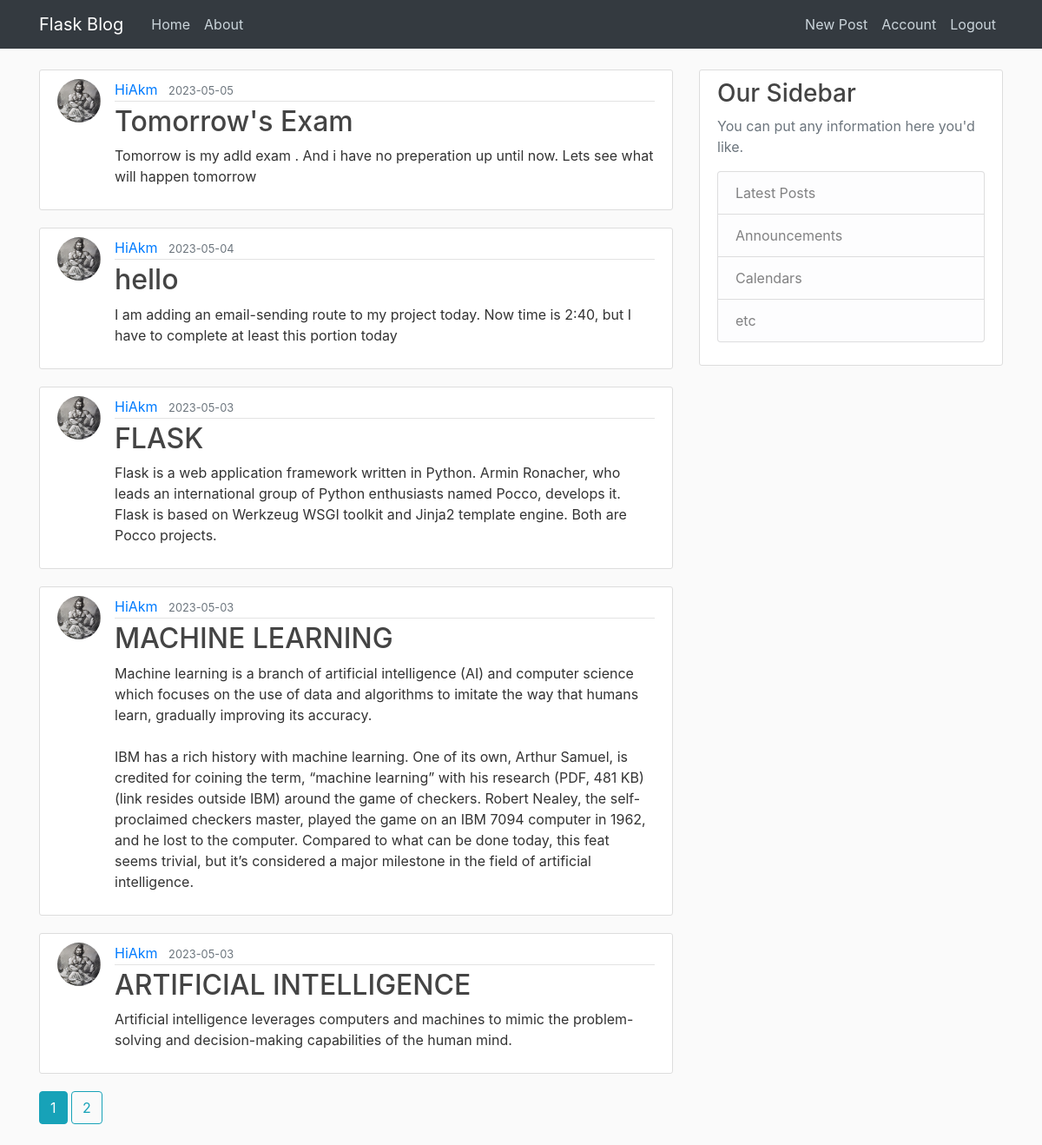
Screenshot of /home (signed in) with the database file from the repository.
### flaskblog/models.py (models this page shows, shortened)
class Post(db.Model):
    id = db.Column(db.Integer, primary_key=True)
    title = db.Column(db.String(100), nullable=False)
    date_posted = db.Column(db.DateTime, nullable=False, default=datetime.utcnow)
    content = db.Column(db.Text, nullable=False)
    user_id = db.Column(db.Integer, db.ForeignKey('user.id'), nullable=False)

class User(db.Model, UserMixin):
    id = db.Column(db.Integer, primary_key=True)
    username = db.Column(db.String(20), unique=True, nullable=False)
    email = db.Column(db.String(120), unique=True, nullable=False)
    image_file = db.Column(db.String(20), nullable=False, default='default.jpg')
    password = db.Column(db.String(60), nullable=False)
    posts = db.relationship('Post', backref='author', lazy=True)

### flaskblog/main/routes.py (the view)
@main.route("/")
@main.route("/home")
def home():
    page = request.args.get('page', 1, type=int)
    posts = Post.query.order_by(Post.date_posted.desc()).paginate(page=page, per_page=5)
    return render_template('home.html', posts=posts)

### flaskblog/models.py (called while the page is built)
@login_manager.user_loader
def load_user(user_id):
    return User.query.get(int(user_id))

### flaskblog/templates/home.html
{% extends "layout.html" %}
{% block content %}
    {% for post in posts.items %}
        <article class="media content-section">
          <img class="rounded-circle article-img" src="{{ url_for('static', filename='profile_pics/' + post.author.image_file) }}">
          <div class="media-body">
            <div class="article-metadata">
              <a class="mr-2" href="{{url_for('users.user_posts',username=post.author.username)}}">{{ post.author.username }}</a>
              <small class="text-muted">{{ post.date_posted.strftime('%Y-%m-%d') }}</small>
            </div>
            <h2><a class="article-title" href="{{ url_for('posts.post', post_id=post.id) }}">{{ post.title }}</a></h2>
            <p class="article-content">{{ post.content }}</p>
          </div>
        </article>
        {% endfor %}
        {% for page_num in posts.iter_pages(left_edge=1, right_edge=1, left_current=1, right_current=2) %}
          {% if page_num %}
            {% if posts.page == page_num %}
              <a class="btn btn-info mb-4" href="{{ url_for('main.home', page=page_num) }}">{{ page_num }}</a>
            {% else %}
              <a class="btn btn-outline-info mb-4" href="{{ url_for('main.home', page=page_num) }}">{{ page_num }}</a>
            {% endif %}
          {% else %}
            ........
          {% endif %}
        {% endfor %}
{% endblock content %}

### flaskblog/static/main.css (style rules this page uses)
body { background: #fafafa; color: #333333; margin-top: 5rem; }
h1, h2, h3, h4, h5, h6 { color: #444444; }
.content-section { background: #ffffff; padding: 10px 20px; border: 1px solid #dddddd; border-radius: 3px; margin-bottom: 20px; }
.article-title { color: #444444; }
.article-content { white-space: pre-line; }
.article-img { height: 50px; width: 50px; margin-right: 16px; }
.article-metadata { padding-bottom: 1px; margin-bottom: 4px; border-bottom: 1px solid #e3e3e3 }

### rows the page displays
Post: image_file (picture), author.username "HiAkm", date_posted "2023-05-05", title "Tomorrow's Exam", content "Tomorrow is my adld exam . And i have no preperation up until now. Lets see what will happen tomorrow"
Post: image_file (picture), author.username "HiAkm", date_posted "2023-05-04", title "hello", content "I am adding an email-sending route to my project today. Now time is 2:40, but I have to complete at least this portion today"
Post: image_file (picture), author.username "HiAkm", date_posted "2023-05-03", title "FLASK", content "Flask is a web application framework written in Python. Armin Ronacher, who leads an international group of Python enthusiasts named Pocco, develops it. Flask is based on Werkzeug WSGI toolkit and Jinja2 template engine. Both are Pocco projects."
Post: image_file (picture), author.username "HiAkm", date_posted "2023-05-03", title "MACHINE LEARNING", content "Machine learning is a branch of artificial intelligence (AI) and computer science which focuses on the use of data and algorithms to imitate the way that humans learn, gradually improving its accuracy. IBM has a rich history with machine learning. One of its own, Arthur Samuel, is credited for coining the term, “machine learning” with his research (PDF, 481 KB) (link resides outside IBM) around the game of checkers. Robert Nealey, the self-proclaimed checkers master, played the game on an IBM 7094 computer in 1962, and he lost to the computer. Compared to what can be done today, this feat seems trivial, but it’s considered a major milestone in the field of artificial intelligence."
Post: image_file (picture), author.username "HiAkm", date_posted "2023-05-03", title "ARTIFICIAL INTELLIGENCE", content "Artificial intelligence leverages computers and machines to mimic the problem-solving and decision-making capabilities of the human mind."

### other values shown
{{ page_num }} "1"
{{ page_num }} "2"
